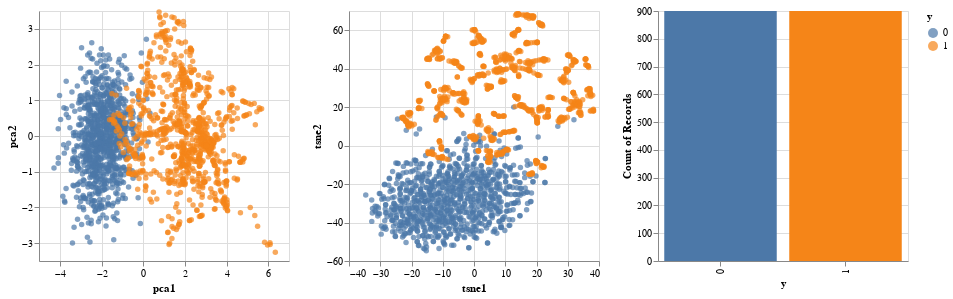

This figure's notebook cell:
### Code cell
from imblearn.over_sampling import SMOTE

smote = SMOTE(sampling_strategy='minority')
X_sm, y_sm = smote.fit_sample(X, y)

plot_multidimensional(X_sm, y_sm)

### Figure 1 — Vega-Lite specification as saved in the notebook (floating-point values rounded to 4 significant figures; data arrays with more than 128 entries replaced by an {"elided": "..."} marker saying what was removed)
{"config": {"view": {"continuousWidth": 400, "continuousHeight": 300}}, "hconcat": [{"mark": "circle", "encoding": {"color": {"condition": {"type": "nominal", "field": "y", "selection": "selector003"}, "value": "lightgray"}, "x": {"type": "quantitative", "field": "pca1"}, "y": {"type": "quantitative", "field": "pca2"}}, "height": 250, "selection": {"selector003": {"type": "interval", "resolve": "global"}}, "width": 250}, {"mark": "circle", "encoding": {"color": {"condition": {"type": "nominal", "field": "y", "selection": "selector003"}, "value": "lightgray"}, "x": {"type": "quantitative", "field": "tsne1"}, "y": {"type": "quantitative", "field": "tsne2"}}, "height": 250, "selection": {"selector003": {"type": "interval", "resolve": "global"}}, "width": 250}, {"mark": "bar", "encoding": {"color": {"type": "nominal", "field": "y"}, "x": {"type": "nominal", "field": "y"}, "y": {"type": "quantitative", "aggregate": "count", "field": "y"}}, "height": 250, "transform": [{"filter": {"selection": "selector003"}}], "width": 250}], "data": {"name": "data-53a13abe3c943615d37dad8eec3d7484"}, "$schema": "https://vega.github.io/schema/vega-lite/v4.0.2.json", "datasets": {"data-53a13abe3c943615d37dad8eec3d7484": {"elided": "1800 records"}}}
